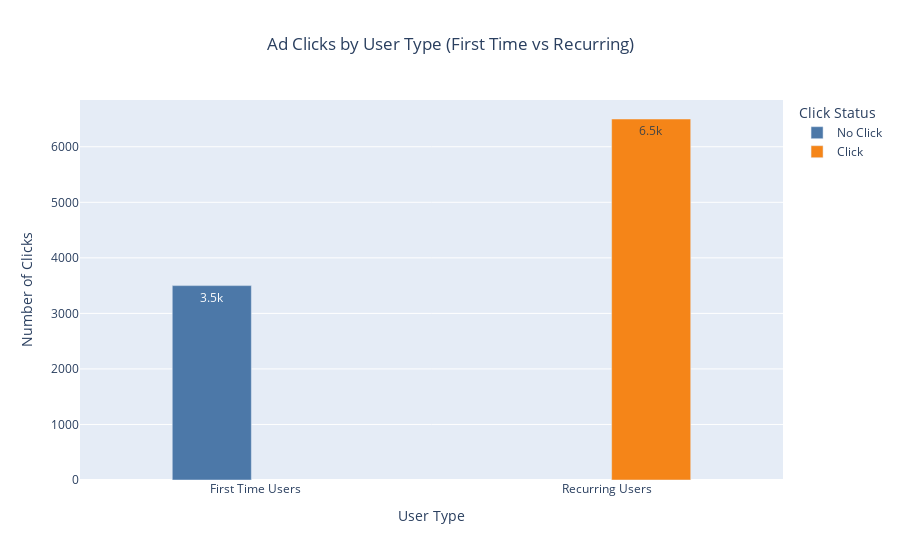

The notebook cell saved with this chart:
### Code cell
feature_counts = df_user_type.groupby(['user_type', 'click']).size().reset_index(name='count')

feature_counts['click'] = feature_counts['click'].map({0: 'No Click', 1: 'Click'})

fig = px.bar(feature_counts,
             x='user_type', y='count', color='click',
             title='Ad Clicks by User Type (First Time vs Recurring)',
             labels={"user_type": "User Type", "count": "Number of Clicks", "click": "Click Status"},
             color_discrete_sequence=px.colors.qualitative.T10,
             text='count',
             barmode="group")

fig.update_traces(texttemplate='%{text:.2s}', textposition='inside')
fig.update_layout(
    uniformtext_minsize=8,
    uniformtext_mode='hide',
    title_x=0.5,
    xaxis_title="User Type",
    yaxis_title="Number of Clicks",
    legend_title="Click Status",
    bargap=0.5,
    bargroupgap=0.1
)

fig.show()

### Figure 1 — Plotly figure (JSON) as saved in the notebook; plotly's stock layout.template omitted (floating-point values rounded to 4 significant figures)
{"data": [{"alignmentgroup": "True", "hovertemplate": "Click Status=No Click<br>User Type=%{x}<br>Number of Clicks=%{text}<extra></extra>", "legendgroup": "No Click", "marker": {"color": "#4C78A8", "pattern": {"shape": ""}}, "name": "No Click", "offsetgroup": "No Click", "orientation": "v", "showlegend": true, "text": [3500], "textposition": "inside", "texttemplate": "%{text:.2s}", "type": "bar", "x": ["First Time Users"], "xaxis": "x", "y": [3500], "yaxis": "y"}, {"alignmentgroup": "True", "hovertemplate": "Click Status=Click<br>User Type=%{x}<br>Number of Clicks=%{text}<extra></extra>", "legendgroup": "Click", "marker": {"color": "#F58518", "pattern": {"shape": ""}}, "name": "Click", "offsetgroup": "Click", "orientation": "v", "showlegend": true, "text": [6500], "textposition": "inside", "texttemplate": "%{text:.2s}", "type": "bar", "x": ["Recurring Users"], "xaxis": "x", "y": [6500], "yaxis": "y"}], "layout": {"bargap": 0.5, "bargroupgap": 0.1, "barmode": "group", "legend": {"title": {"text": "Click Status"}, "tracegroupgap": 0}, "title": {"text": "Ad Clicks by User Type (First Time vs Recurring)", "x": 0.5}, "uniformtext": {"minsize": 8, "mode": "hide"}, "xaxis": {"anchor": "y", "domain": [0, 1], "title": {"text": "User Type"}}, "yaxis": {"anchor": "x", "domain": [0, 1], "title": {"text": "Number of Clicks"}}}}
